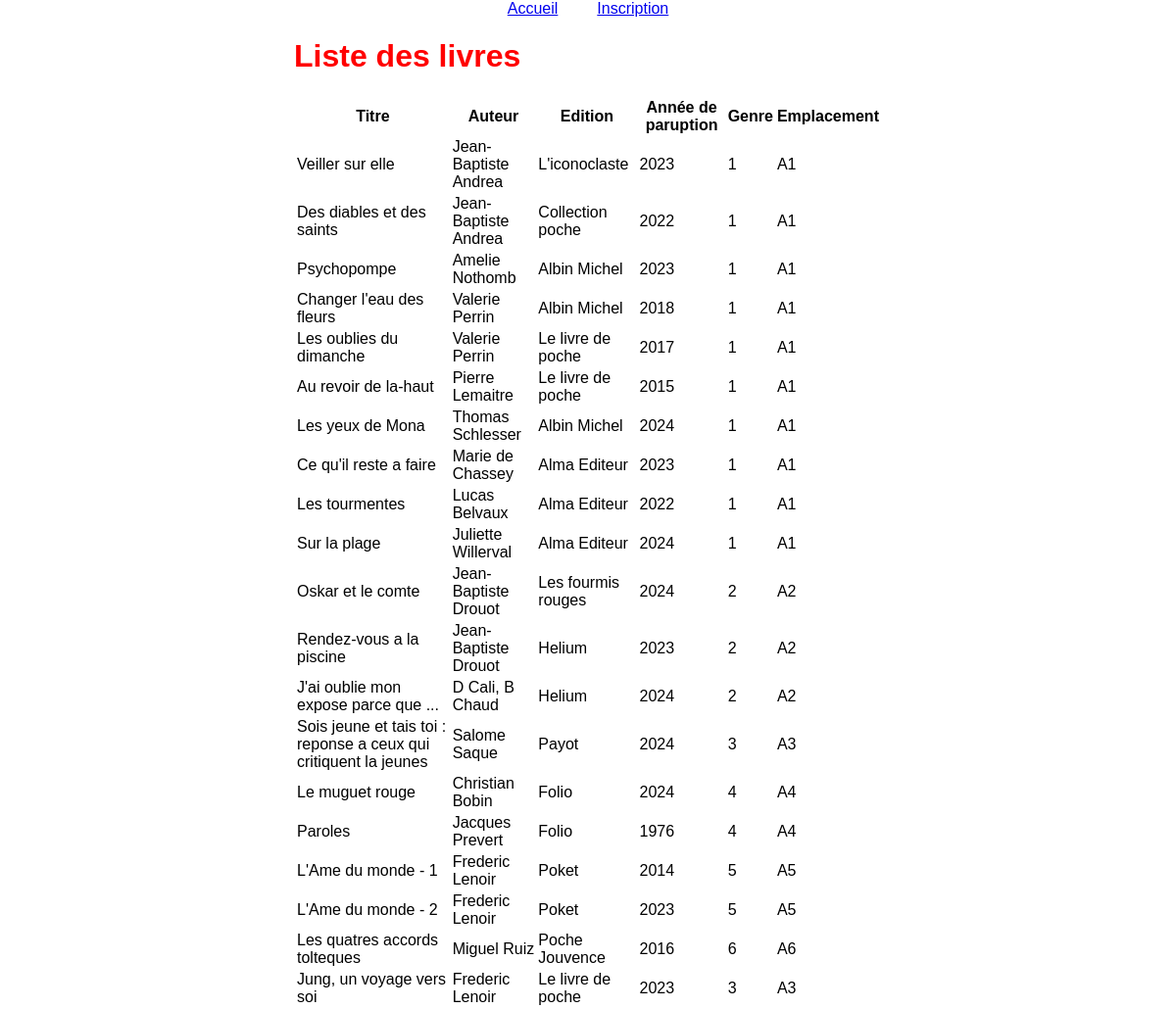
The page / on the database its author committed.
### tables this page shows
CREATE TABLE Book(
    id INT,
    title VARCHAR(64) NOT NULL,
    author VARCHAR(128) NOT NULL,
    edition VARCHAR(64) NOT NULL,
    publication_year INT NOT NULL,
    genre INT NOT NULL,
    location VARCHAR(64) NOT NULL,
    borrowed_by INT,
    PRIMARY KEY(id),
    FOREIGN KEY(genre) REFERENCES Category(id),
    FOREIGN KEY(borrowed_by) REFERENCES Customer(id)
);

### controller/home.php (called while the page is built)
<?php
class HomeController extends Controller {
	public function render() {
		$books = $this->model->getAllBooks();
		require_once 'view/home.php';
	}
}

### controller/controller.php (called while the page is built, shortened)
<?php
class Controller {
    public function __construct() {
        $this->model = new Model();
    }
}

### model/model.php (called while the page is built, shortened)
<?php
class Model {
	private static $db;
	public function __construct() {
		try {
			self::$db = new PDO('mysql:host='.SERVER.';dbname='.BASE.';charset=utf8', USER, PASSWD);
		} catch (Exception $e) {
			die('Erreur : ' . $e->getMessage());
		}
	}
	public function executeRequest(string $requete, array $params = []) {
		try {
			$stmt = self::$db->prepare($requete);
			$stmt->execute($params);
			return $stmt->fetchAll(PDO::FETCH_ASSOC);
		} catch (Exception $e) {
			die('Erreur : ' . $e->getMessage());
		}
	}
	public function getAllBooks() {
		$requete = "SELECT * FROM BOOK";
		return $this->executeRequest($requete);
	}
}

### view/home.php (the view, shortened to what this page needs)
<main id="home">
	<h1>Liste des livres</h1>
	<table>
		<thead>
			<tr>
				<th>Titre</th>
				<th>Auteur</th>
				<th>Edition</th>
				<th>Année de paruption</th>
				<th>Genre</th>
				<th>Emplacement</th>
			</tr>
		</thead>
		<tbody>
			<?php foreach ($books as $book) : ?>
				<tr>
					<td><?= $book['title'] ?></td>
					<td><?= $book['author'] ?></td>
					<td><?= $book['edition'] ?></td>
					<td><?= $book['publication_year'] ?></td>
					<td><?= $book['genre'] ?></td>
					<td><?= $book['location'] ?></td>
				</tr>
			<?php endforeach; ?>
		</tbody>
	</table>
</main>
<?php
$content = ob_get_clean();
require_once 'view/layout/layout.php'; ?>

### index.php (shortened to what this page needs)
<?php
require_once 'model/model.php';
require_once 'controller/controller.php';
require_once 'controller/home.php';
if(isset($_GET['action'])) {
	switch($_GET['action']) {
		case 'register':
			$controller = new RegisterController();
			$controller->render();
			break;
		default:
			header('Location: ./');
			break;
	}
}
else {
	$controller = new HomeController();
	$controller->render();
}

### view/layout/layout.php (shortened to what this page needs)
<!DOCTYPE html>
<html lang="fr">
<head>
	<link rel="stylesheet" href="css/layout.css">
	<link rel="stylesheet" href="css/home.css">
</head>
<body>
	<header>
		<nav>
			<ul>
				<li><a href="./">Accueil</a></li>
				<li><a href="index.php?action=register">Inscription</a></li>
			</ul>
		</nav>
	</header>
	<?= $content; ?>
</body>
</html>

### css/layout.css (style rules this page uses)
html { font-family: Arial, Helvetica, sans-serif; }
body { margin: 0; }
header { background-color: #fff; position: sticky; top: 0; left: 0; right: 0; z-index: 1; }
header ul { display: flex; justify-content: center; align-items: center; list-style: none; margin: 0; padding: 0; }
header li { margin: 0 20px; }
main { margin: 0 auto; position: sticky; width: 50%; }

### css/home.css (style rules this page uses)
#home h1 { color: red; }

### rows shown on the page
book: title "Veiller sur elle", author "Jean-Baptiste Andrea", edition "L'iconoclaste", publication_year "2023", genre "1", location "A1"
book: title "Des diables et des saints", author "Jean-Baptiste Andrea", edition "Collection poche", publication_year "2022", genre "1", location "A1"
book: title "Psychopompe", author "Amelie Nothomb", edition "Albin Michel", publication_year "2023", genre "1", location "A1"
book: title "Changer l'eau des fleurs", author "Valerie Perrin", edition "Albin Michel", publication_year "2018", genre "1", location "A1"
book: title "Les oublies du dimanche", author "Valerie Perrin", edition "Le livre de poche", publication_year "2017", genre "1", location "A1"
book: title "Au revoir de la-haut", author "Pierre Lemaitre", edition "Le livre de poche", publication_year "2015", genre "1", location "A1"
book: title "Les yeux de Mona", author "Thomas Schlesser", edition "Albin Michel", publication_year "2024", genre "1", location "A1"
book: title "Ce qu'il reste a faire", author "Marie de Chassey", edition "Alma Editeur", publication_year "2023", genre "1", location "A1"
book: title "Les tourmentes", author "Lucas Belvaux", edition "Alma Editeur", publication_year "2022", genre "1", location "A1"
book: title "Sur la plage", author "Juliette Willerval", edition "Alma Editeur", publication_year "2024", genre "1", location "A1"
book: title "Oskar et le comte", author "Jean-Baptiste Drouot", edition "Les fourmis rouges", publication_year "2024", genre "2", location "A2"
book: title "Rendez-vous a la piscine", author "Jean-Baptiste Drouot", edition "Helium", publication_year "2023", genre "2", location "A2"
book: title "J'ai oublie mon expose parce que ...", author "D Cali, B Chaud", edition "Helium", publication_year "2024", genre "2", location "A2"
book: title "Sois jeune et tais toi : reponse a ceux qui critiquent la jeunes", author "Salome Saque", edition "Payot", publication_year "2024", genre "3", location "A3"
book: title "Le muguet rouge", author "Christian Bobin", edition "Folio", publication_year "2024", genre "4", location "A4"
book: title "Paroles", author "Jacques Prevert", edition "Folio", publication_year "1976", genre "4", location "A4"
book: title "L'Ame du monde - 1", author "Frederic Lenoir", edition "Poket", publication_year "2014", genre "5", location "A5"
book: title "L'Ame du monde - 2", author "Frederic Lenoir", edition "Poket", publication_year "2023", genre "5", location "A5"
book: title "Les quatres accords tolteques", author "Miguel Ruiz", edition "Poche Jouvence", publication_year "2016", genre "6", location "A6"
book: title "Jung, un voyage vers soi", author "Frederic Lenoir", edition "Le livre de poche", publication_year "2023", genre "3", location "A3"
